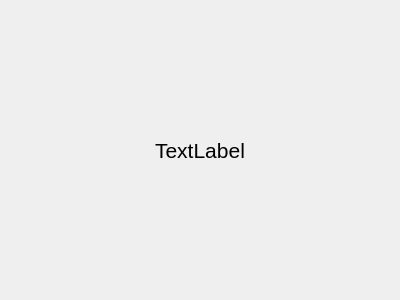
<?xml version="1.0" encoding="UTF-8"?>
<ui version="4.0">
 <class>MainDialog</class>
 <widget class="QDialog" name="MainDialog">
  <property name="geometry">
   <rect>
    <x>0</x>
    <y>0</y>
    <width>400</width>
    <height>300</height>
   </rect>
  </property>
  <property name="windowTitle">
   <string>机器人教练升级工具</string>
  </property>
  <property name="windowIcon">
   <iconset>
    <normaloff>../resources/images/update.png</normaloff>../resources/images/update.png</iconset>
  </property>
  <layout class="QVBoxLayout" name="verticalLayout">
   <item>
    <widget class="QLabel" name="lbStatus">
     <property name="font">
      <font>
       <pointsize>16</pointsize>
      </font>
     </property>
     <property name="text">
      <string>TextLabel</string>
     </property>
     <property name="alignment">
      <set>Qt::AlignCenter</set>
     </property>
    </widget>
   </item>
  </layout>
 </widget>
 <resources/>
 <connections/>
</ui>
